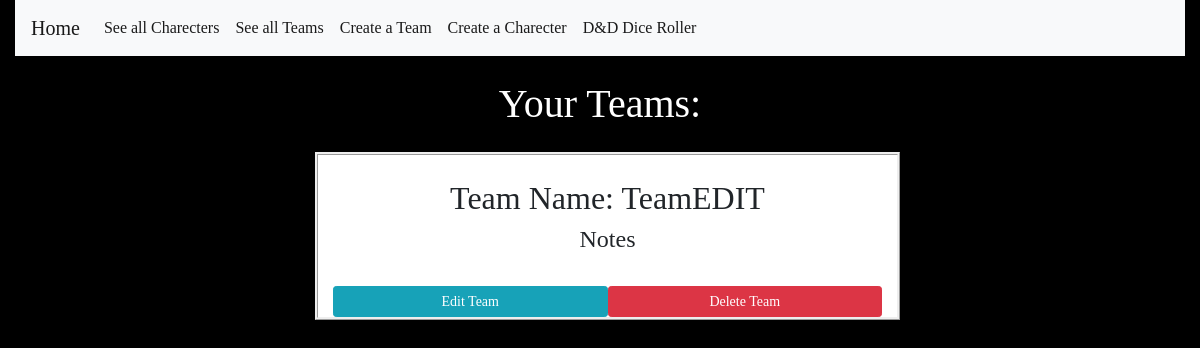
Before: /charecters/display_teams/ with the older database file.
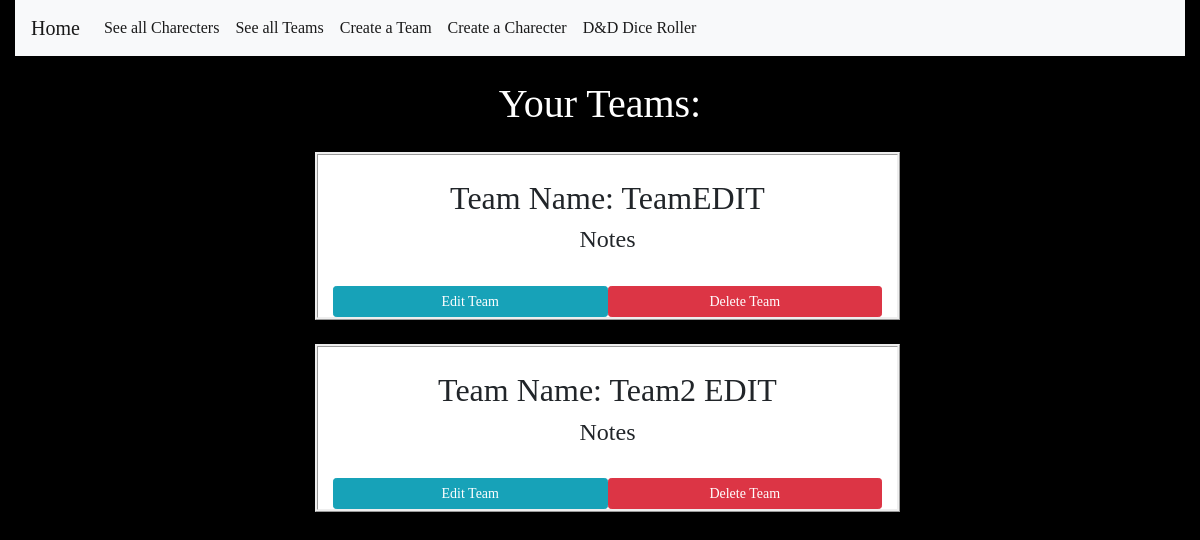
After: the same page with the newer database file.
### charecters/models.py (models this page shows, shortened)
class Team(models.Model):
    team_name = models.CharField(max_length=50)
    notes = models.TextField(blank=True, max_length=800)

### charecters/views.py (the view)
# urls.py: path('display_teams/', views.display_teams, name='display_teams'),
def display_teams(request):
    teams = Team.objects.all()
    context = {'teams': teams}
    return render(request, 'teams.html', context=context)

### charecters/templates/teams.html (shortened to what this page needs)
{% extends 'base.html' %}
{% block content %}
<div>
  <h1 style="margin:2vw; color:white; text-align: center;">Your Teams:</h1>
  {% for team in teams %}
  <div
    class="row"
    style="text-align: center; width: 50%; margin-left:25vw;border-style: ridge"
  >
    <div class="col" style="background-color: white ">
      <br />
      <h2>Team Name: {{ team.team_name }}</h2>
      <h4>Notes</h4>
      <br />
      <div style="display: flex">
        <a
          class="btn btn-sm btn-info"
          style="width: 50%"
          href="{% url 'charecters:update_team' team.id%}"
          >Edit Team
        </a>
        <a
          class="btn btn-sm btn-danger"
          style="width: 50%"
          href="{% url 'charecters:delete_team' team.id%}"
          >Delete Team</a
        >
      </div>
    </div>
  </div>
  <br />
  {% endfor %}
</div>
{% endblock %}

Changed rows visible on the page:
added Team: team_name "Team2 EDIT"
